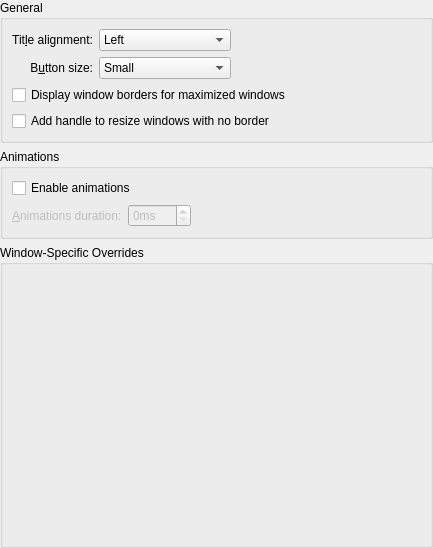
<?xml version="1.0" encoding="UTF-8"?>
<ui version="4.0">
 <class>MendaConfigurationUI</class>
 <widget class="QWidget" name="MendaConfigurationUI">
  <property name="geometry">
   <rect>
    <x>0</x>
    <y>0</y>
    <width>433</width>
    <height>548</height>
   </rect>
  </property>
  <layout class="QVBoxLayout" name="verticalLayout">
   <property name="margin">
    <number>0</number>
   </property>
   <item>
    <widget class="QGroupBox" name="groupBox">
     <property name="title">
      <string>General</string>
     </property>
     <layout class="QGridLayout" name="gridLayout">
      <item row="0" column="0">
       <widget class="QLabel" name="label_3">
        <property name="text">
         <string>Tit&amp;le alignment:</string>
        </property>
        <property name="alignment">
         <set>Qt::AlignRight|Qt::AlignTrailing|Qt::AlignVCenter</set>
        </property>
        <property name="buddy">
         <cstring>titleAlignment</cstring>
        </property>
       </widget>
      </item>
      <item row="0" column="1">
       <widget class="QComboBox" name="titleAlignment">
        <item>
         <property name="text">
          <string>Left</string>
         </property>
        </item>
        <item>
         <property name="text">
          <string>Center</string>
         </property>
        </item>
        <item>
         <property name="text">
          <string>Center (Full Width)</string>
         </property>
        </item>
        <item>
         <property name="text">
          <string>Right</string>
         </property>
        </item>
       </widget>
      </item>
      <item row="0" column="2">
       <spacer name="horizontalSpacer">
        <property name="orientation">
         <enum>Qt::Horizontal</enum>
        </property>
        <property name="sizeHint" stdset="0">
         <size>
          <width>199</width>
          <height>20</height>
         </size>
        </property>
       </spacer>
      </item>
      <item row="1" column="0">
       <widget class="QLabel" name="label_4">
        <property name="text">
         <string>B&amp;utton size:</string>
        </property>
        <property name="alignment">
         <set>Qt::AlignRight|Qt::AlignTrailing|Qt::AlignVCenter</set>
        </property>
        <property name="buddy">
         <cstring>buttonSize</cstring>
        </property>
       </widget>
      </item>
      <item row="2" column="0" colspan="3">
       <widget class="QCheckBox" name="drawBorderOnMaximizedWindows">
        <property name="text">
         <string>Display window borders for maximized windows</string>
        </property>
       </widget>
      </item>
      <item row="1" column="1">
       <widget class="QComboBox" name="buttonSize">
        <item>
         <property name="text">
          <string comment="@item:inlistbox Button size:">Small</string>
         </property>
        </item>
        <item>
         <property name="text">
          <string comment="@item:inlistbox Button size:">Normal</string>
         </property>
        </item>
        <item>
         <property name="text">
          <string comment="@item:inlistbox Button size:">Large</string>
         </property>
        </item>
        <item>
         <property name="text">
          <string comment="@item:inlistbox Button size:">Very Large</string>
         </property>
        </item>
       </widget>
      </item>
      <item row="3" column="0" colspan="3">
       <widget class="QCheckBox" name="drawSizeGrip">
        <property name="text">
         <string>Add handle to resize windows with no border</string>
        </property>
       </widget>
      </item>
     </layout>
    </widget>
   </item>
   <item>
    <widget class="QGroupBox" name="groupBox_2">
     <property name="title">
      <string>Animations</string>
     </property>
     <layout class="QGridLayout" name="gridLayout_2">
      <item row="2" column="0">
       <widget class="QLabel" name="animationsDurationLabel">
        <property name="enabled">
         <bool>false</bool>
        </property>
        <property name="text">
         <string>&amp;Animations duration:</string>
        </property>
        <property name="buddy">
         <cstring>animationsDuration</cstring>
        </property>
       </widget>
      </item>
      <item row="2" column="1">
       <widget class="QSpinBox" name="animationsDuration">
        <property name="enabled">
         <bool>false</bool>
        </property>
        <property name="suffix">
         <string>ms</string>
        </property>
        <property name="maximum">
         <number>500</number>
        </property>
       </widget>
      </item>
      <item row="2" column="2">
       <spacer name="horizontalSpacer_2">
        <property name="orientation">
         <enum>Qt::Horizontal</enum>
        </property>
        <property name="sizeHint" stdset="0">
         <size>
          <width>40</width>
          <height>20</height>
         </size>
        </property>
       </spacer>
      </item>
      <item row="0" column="0" colspan="3">
       <widget class="QCheckBox" name="animationsEnabled">
        <property name="text">
         <string>Enable animations</string>
        </property>
       </widget>
      </item>
     </layout>
    </widget>
   </item>
   <item>
    <widget class="QGroupBox" name="groupBox_3">
     <property name="title">
      <string>Window-Specific Overrides</string>
     </property>
     <layout class="QVBoxLayout" name="verticalLayout_2">
      <item>
       <widget class="Menda::ExceptionListWidget" name="exceptions" native="true">
        <property name="sizePolicy">
         <sizepolicy hsizetype="Preferred" vsizetype="Expanding">
          <horstretch>0</horstretch>
          <verstretch>0</verstretch>
         </sizepolicy>
        </property>
       </widget>
      </item>
     </layout>
    </widget>
   </item>
  </layout>
 </widget>
 <customwidgets>
  <customwidget>
   <class>Menda::ExceptionListWidget</class>
   <extends>QWidget</extends>
   <header>config/mendaexceptionlistwidget.h</header>
   <container>1</container>
  </customwidget>
 </customwidgets>
 <resources/>
 <connections>
  <connection>
   <sender>animationsEnabled</sender>
   <signal>toggled(bool)</signal>
   <receiver>animationsDurationLabel</receiver>
   <slot>setEnabled(bool)</slot>
   <hints>
    <hint type="sourcelabel">
     <x>34</x>
     <y>194</y>
    </hint>
    <hint type="destinationlabel">
     <x>84</x>
     <y>221</y>
    </hint>
   </hints>
  </connection>
  <connection>
   <sender>animationsEnabled</sender>
   <signal>toggled(bool)</signal>
   <receiver>animationsDuration</receiver>
   <slot>setEnabled(bool)</slot>
   <hints>
    <hint type="sourcelabel">
     <x>108</x>
     <y>194</y>
    </hint>
    <hint type="destinationlabel">
     <x>141</x>
     <y>229</y>
    </hint>
   </hints>
  </connection>
 </connections>
</ui>
